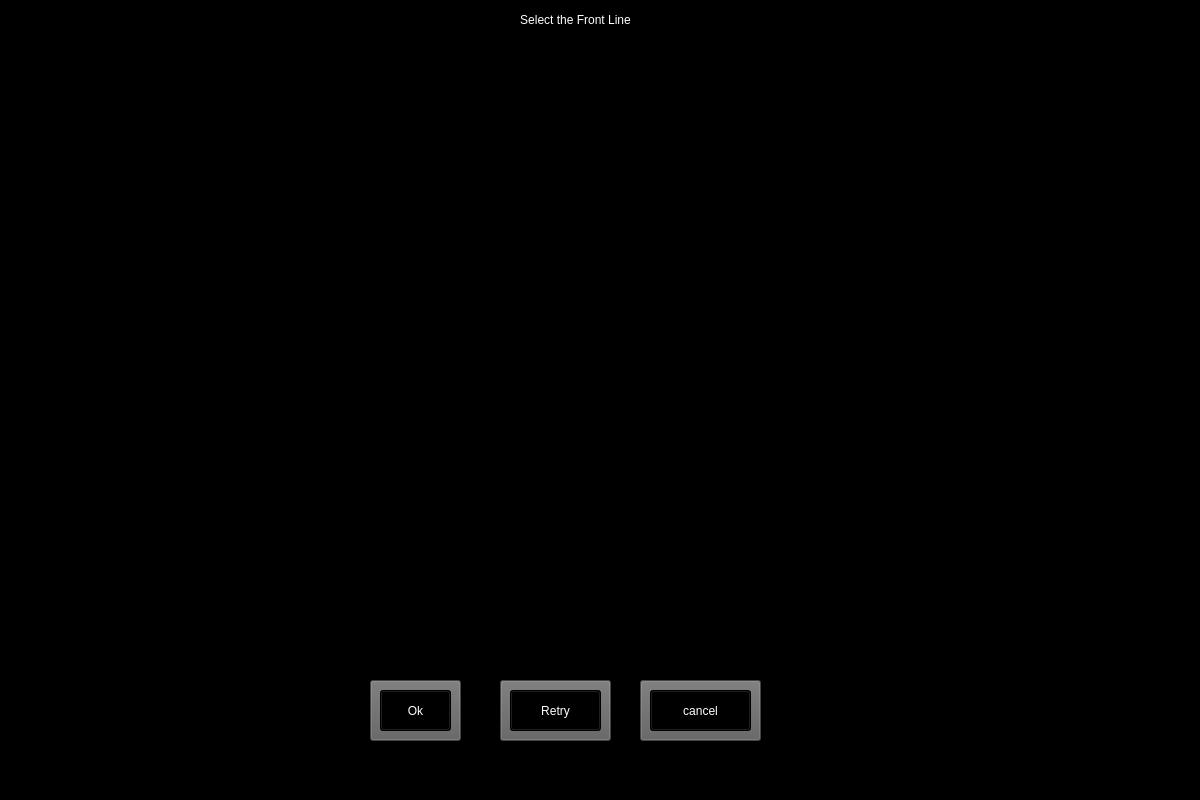
<?xml version="1.0" encoding="UTF-8"?>
<ui version="4.0">
 <class>selectdim</class>
 <widget class="QMainWindow" name="selectdim">
  <property name="geometry">
   <rect>
    <x>0</x>
    <y>0</y>
    <width>1200</width>
    <height>800</height>
   </rect>
  </property>
  <property name="windowTitle">
   <string>MainWindow</string>
  </property>
  <property name="styleSheet">
   <string notr="true">background-color: rgb(0, 0, 0);</string>
  </property>
  <widget class="QWidget" name="centralwidget">
   <widget class="QPushButton" name="dimok2">
    <property name="geometry">
     <rect>
      <x>380</x>
      <y>690</y>
      <width>71</width>
      <height>41</height>
     </rect>
    </property>
    <property name="cursor">
     <cursorShape>PointingHandCursor</cursorShape>
    </property>
    <property name="styleSheet">
     <string notr="true">font: 63 18pt &quot;Segoe UI Semibold&quot;;
color: rgb(255, 255, 255);


</string>
    </property>
    <property name="text">
     <string>Ok</string>
    </property>
   </widget>
   <widget class="QPushButton" name="dimcancel2">
    <property name="geometry">
     <rect>
      <x>650</x>
      <y>690</y>
      <width>101</width>
      <height>41</height>
     </rect>
    </property>
    <property name="cursor">
     <cursorShape>PointingHandCursor</cursorShape>
    </property>
    <property name="styleSheet">
     <string notr="true">font: 63 18pt &quot;Segoe UI Semibold&quot;;
color: rgb(255, 255, 255);


</string>
    </property>
    <property name="text">
     <string>cancel</string>
    </property>
   </widget>
   <widget class="QLabel" name="label_2">
    <property name="geometry">
     <rect>
      <x>380</x>
      <y>0</y>
      <width>391</width>
      <height>41</height>
     </rect>
    </property>
    <property name="styleSheet">
     <string notr="true">font: 63 20pt &quot;Segoe UI Semibold&quot;;
color: rgb(255, 255, 255);


</string>
    </property>
    <property name="text">
     <string>&lt;html&gt;&lt;head/&gt;&lt;body&gt;&lt;p align=&quot;center&quot;&gt;Select the Front Line&lt;/p&gt;&lt;/body&gt;&lt;/html&gt;</string>
    </property>
   </widget>
   <widget class="QLabel" name="front_line">
    <property name="geometry">
     <rect>
      <x>270</x>
      <y>60</y>
      <width>608</width>
      <height>608</height>
     </rect>
    </property>
    <property name="text">
     <string>TextLabel</string>
    </property>
   </widget>
   <widget class="QPushButton" name="retrybuttondim2">
    <property name="geometry">
     <rect>
      <x>510</x>
      <y>690</y>
      <width>91</width>
      <height>41</height>
     </rect>
    </property>
    <property name="cursor">
     <cursorShape>PointingHandCursor</cursorShape>
    </property>
    <property name="styleSheet">
     <string notr="true">font: 63 18pt &quot;Segoe UI Semibold&quot;;
color: rgb(255, 255, 255);


</string>
    </property>
    <property name="text">
     <string>Retry</string>
    </property>
   </widget>
   <widget class="QLabel" name="label">
    <property name="geometry">
     <rect>
      <x>770</x>
      <y>110</y>
      <width>55</width>
      <height>16</height>
     </rect>
    </property>
    <property name="text">
     <string>Front View</string>
    </property>
   </widget>
   <widget class="QPushButton" name="twodim_6">
    <property name="geometry">
     <rect>
      <x>370</x>
      <y>680</y>
      <width>91</width>
      <height>61</height>
     </rect>
    </property>
    <property name="cursor">
     <cursorShape>PointingHandCursor</cursorShape>
    </property>
    <property name="styleSheet">
     <string notr="true">background-color: rgb(143, 143, 143);
font: 63 18pt &quot;Segoe UI Semibold&quot;;
background-color: rgb(95, 95, 95);

</string>
    </property>
    <property name="text">
     <string/>
    </property>
   </widget>
   <widget class="QPushButton" name="twodim_7">
    <property name="geometry">
     <rect>
      <x>500</x>
      <y>680</y>
      <width>111</width>
      <height>61</height>
     </rect>
    </property>
    <property name="cursor">
     <cursorShape>PointingHandCursor</cursorShape>
    </property>
    <property name="styleSheet">
     <string notr="true">background-color: rgb(143, 143, 143);
font: 63 18pt &quot;Segoe UI Semibold&quot;;
background-color: rgb(95, 95, 95);

</string>
    </property>
    <property name="text">
     <string/>
    </property>
   </widget>
   <widget class="QPushButton" name="twodim_8">
    <property name="geometry">
     <rect>
      <x>640</x>
      <y>680</y>
      <width>121</width>
      <height>61</height>
     </rect>
    </property>
    <property name="styleSheet">
     <string notr="true">background-color: rgb(143, 143, 143);
font: 63 18pt &quot;Segoe UI Semibold&quot;;
background-color: rgb(95, 95, 95);

</string>
    </property>
    <property name="text">
     <string/>
    </property>
   </widget>
   <zorder>twodim_8</zorder>
   <zorder>twodim_7</zorder>
   <zorder>twodim_6</zorder>
   <zorder>dimok2</zorder>
   <zorder>dimcancel2</zorder>
   <zorder>label_2</zorder>
   <zorder>front_line</zorder>
   <zorder>retrybuttondim2</zorder>
   <zorder>label</zorder>
  </widget>
  <widget class="QMenuBar" name="menubar">
   <property name="geometry">
    <rect>
     <x>0</x>
     <y>0</y>
     <width>1200</width>
     <height>26</height>
    </rect>
   </property>
  </widget>
  <widget class="QStatusBar" name="statusbar"/>
 </widget>
 <resources/>
 <connections/>
</ui>
